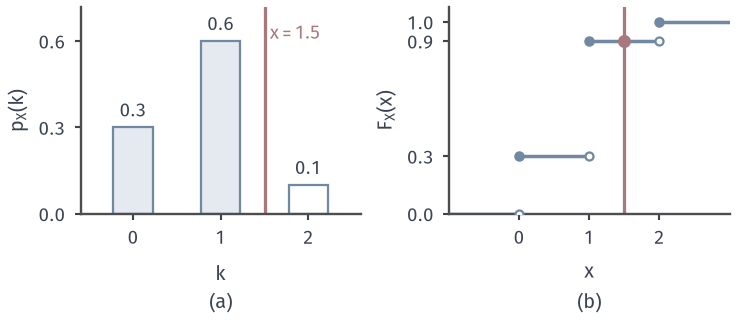

Reproduce this figure in Python.
from pathlib import Path
import sys
ROOT = next(p for p in Path(__file__).resolve().parents if (p/'build.sh').is_file() and (p/'tex/book.tex').is_file())
sys.path.insert(0, str(ROOT/'figures/07-probability/01-elementary-probability/matplotlib/rvd-common'))
from rvd_common import *
from math import comb
# Target: 5 items, 2 defective, draw 2 without replacement; X = number of defectives.
# p(k) = C(2,k)C(3,2-k)/C(5,2) = 0.3, 0.6, 0.1. Threshold x=1.5: F(1.5)=P(X<=1.5)=0.9.
p = [comb(2, k)*comb(3, 2-k)/comb(5, 2) for k in range(3)]
x0 = 1.5
fig, axs = figure(width_mm=104, height_mm=46, ncols=2)
ax = axs[0]; style(ax)
for k in range(3):
    inside = k <= x0
    ax.bar(k, p[k], width=.45, color=BLUE_FILL if inside else 'white', edgecolor=BLUE, linewidth=.9)
    ax.text(k, p[k]+.025, f'{p[k]:.1f}', ha='center', va='bottom', fontsize=7.5)
ax.axvline(x0, color=RED, lw=1.3)
ax.text(x0+.06, .66, '$x=1.5$', color=RED, fontsize=7.5, va='top')
ax.set_xlim(-.6, 2.6); ax.set_ylim(0, .72); ax.set_xticks([0, 1, 2]); ax.set_yticks([0, .3, .6])
ax.set_ylabel('$p_X(k)$')
sub(ax, 'a', '$k$')
ax = axs[1]; style(ax)
step_cdf(ax, [0, 1, 2], p, -1, 3)
ax.axvline(x0, color=RED, lw=1.3, zorder=1)
ax.plot([x0], [.9], 'o', ms=4.2, color=RED, zorder=5)
ax.set_xlim(-1, 3); ax.set_ylim(0, 1.08); ax.set_xticks([0, 1, 2]); ax.set_yticks([0, .3, .9, 1])
ax.set_ylabel('$F_X(x)$')
sub(ax, 'b', '$x$')
save(fig, HERE(__file__), 'figure', {'pmf': p, 'cdf': list(np.cumsum(p)), 'threshold': x0})
